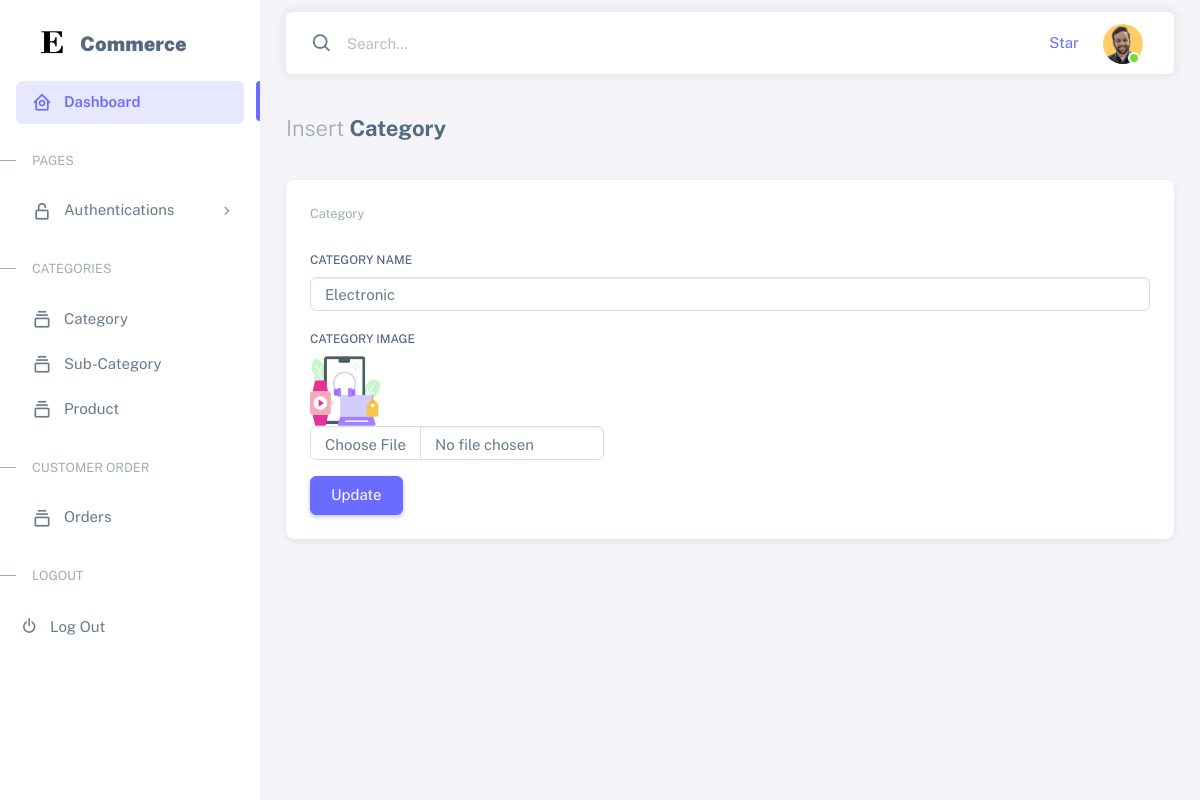
Page /html/add-category.php?update_id=1 (signed in) on the committed database.
### tables this page shows
CREATE TABLE `category` (
  `id` int(11) NOT NULL,
  `categories` varchar(200) NOT NULL,
  `img` varchar(200) NOT NULL
);

### html/add-category.php (the view, shortened to what this page needs)
<?php
include('../config/db.php');
if (isset($_GET['update_id'])) {
    $update_id = $_GET['update_id'];
    $data_exe = mysqli_query($con, "SELECT * FROM category WHERE `id`='$update_id' ");
    $data_arr = mysqli_fetch_assoc($data_exe);
}
?>
<!DOCTYPE html>
<html lang="en" class="light-style layout-menu-fixed" dir="ltr" data-theme="theme-default" data-assets-path="../assets/" data-template="vertical-menu-template-free">
<head>
    <link href="https://cdn.jsdelivr.net/npm/bootstrap@5.2.3/dist/css/bootstrap.min.css" rel="stylesheet">
    <link rel="stylesheet" href="https://maxcdn.bootstrapcdn.com/bootstrap/3.3.6/css/bootstrap.min.css" />
    <link rel="stylesheet" href="../assets/vendor/fonts/boxicons.css" />
    <link rel="stylesheet" href="https://cdnjs.cloudflare.com/ajax/libs/font-awesome/4.7.0/css/font-awesome.min.css">
    <link href="https://cdn.jsdelivr.net/npm/select2@4.1.0-rc.0/dist/css/select2.min.css" rel="stylesheet" />
    <link rel="stylesheet" href="../assets/vendor/css/core.css" class="template-customizer-core-css" />
    <link rel="stylesheet" href="../assets/vendor/css/theme-default.css" class="template-customizer-theme-css" />
    <link rel="stylesheet" href="../assets/css/demo.css" />
    <link rel="stylesheet" href="../assets/vendor/libs/perfect-scrollbar/perfect-scrollbar.css" />
</head>
<body>
    <div class="layout-wrapper layout-content-navbar">
        <div class="layout-container">
            <?php include('../config/sidebar.php') ?>
            <div class="layout-page">
                <?php include('../config/header.php') ?>
                <div class="content-wrapper">
                    <div class="container-xxl flex-grow-1 container-p-y">
                        <h4 class="fw-bold py-3 mb-4"><span class="text-muted fw-light">Insert</span> Category
                        </h4>
                        <div class="row">
                            <div class="col-xl">
                                <div class="card mb-4">
                                    <div class="card-header d-flex justify-content-between align-items-center">
                                        <small class="text-muted float-end">Category</small>
                                    </div>
                                    <div class="card-body">
                                        <form action="" method="POST" id="form" enctype="multipart/form-data">
                                            <div class="mb-3">
                                                <label class="form-label" for="basic-default-fullname">Category
                                                    Name</label>
                                                <input type="text" id="category" placeholder="Add Category" name="categories" value="<?php if (isset($_GET['update_id'])) {
                                                                                                                                            echo $data_arr['categories'];
                                                                                                                                        } ?>" class="form-control" required />
                                            </div>
                                            <div class="mb-3">
                                                <label class="form-label" for="basic-default-fullname">Category
                                                    Image</label><br>
                                                <?php if (isset($_GET['update_id'])) {
                                                ?> <img src="../assets/category/<?php echo $data_arr['img']; ?>" alt="" height="70px" width="70px"><?php }
                                                                                                                                                                                                                ?>
                                                <input type="file" id="img" name="image" class="form-control" style="width: 35%;">
                                            </div>
                                            <?php if (isset($_GET['update_id'])) { ?>
                                                <button type="submit" id="update" value="submit" name="update" class="btn btn-primary">Update</button>
                                            <?php } else { ?>
                                                <button type="submit" id="submit" value="submit" name="submit" class="btn btn-primary">Submit</button>
                                            <?php } ?>
                                        </form>
                                    </div>
                                </div>
                            </div>
                        </div>
                    </div>
                </div>
            </div>
        </div>
    </div>
</body>
</html>

### rows in the picture
category: categories "Electronic", img (picture)
